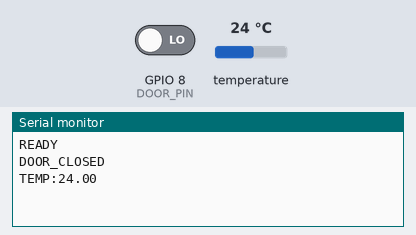
Recording of a sketch running on a simulated ESP32-S3. On the bench: the last lines printed to the serial monitor. The test bench sets the inputs (shaded band); at power-on: GPIO 8 (DOOR_PIN) LOW, temperature 24 °C.

Above: at 2.0 s.
2.1 s: GPIO 8 (DOOR_PIN) driven HIGH
At 3.4 s:
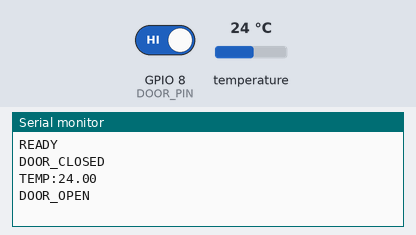
5.2 s: temperature set to 19 °C
At 7.7 s:
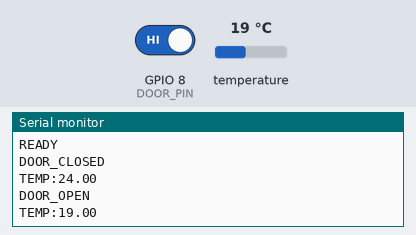

The sketch:

esp32-smart-fridge.ino
```cpp
#include <OneWire.h>
#include <DallasTemperature.h>

namespace {

constexpr uint8_t DOOR_PIN = 8;
constexpr uint8_t TEMPERATURE_PIN = 4;

constexpr unsigned long DOOR_DEBOUNCE_MS = 150;
constexpr unsigned long TEMPERATURE_INTERVAL_MS = 5000;
constexpr unsigned long TEMPERATURE_CONVERSION_MS = 750;


// ================================
// TEMPERATURA
// ================================

OneWire oneWire(TEMPERATURE_PIN);
DallasTemperature temperatureSensor(&oneWire);


// ================================
// PUERTA
// ================================

int closedElectricalLevel = LOW;
int stableDoorLevel = LOW;
int candidateDoorLevel = LOW;

unsigned long candidateSince = 0;


// ================================
// TEMPERATURA - CONTROL
// ================================

bool temperatureConversionPending = false;

unsigned long conversionStartedAt = 0;
unsigned long lastTemperatureRequestAt = 0;


// ================================
// CALIBRAR PUERTA CERRADA
// ================================

int calibrateClosedDoor() {

  int highCount = 0;
  int lowCount = 0;

  // Mantener la puerta CERRADA durante el arranque
  for (int i = 0; i < 30; i++) {

    int value = digitalRead(DOOR_PIN);

    if (value == HIGH) {
      highCount++;
    } else {
      lowCount++;
    }

    delay(10);
  }

  return (highCount > lowCount) ? HIGH : LOW;
}


// ================================
// ACTUALIZAR PUERTA
// ================================

void updateDoor(unsigned long now) {

  int currentLevel = digitalRead(DOOR_PIN);


  // Apareció un posible cambio
  if (currentLevel != candidateDoorLevel) {

    candidateDoorLevel = currentLevel;
    candidateSince = now;

    return;
  }


  // Ya estamos en ese estado
  if (candidateDoorLevel == stableDoorLevel) {
    return;
  }


  // Esperamos que permanezca estable 150 ms
  if (now - candidateSince < DOOR_DEBOUNCE_MS) {
    return;
  }


  // Cambio confirmado
  stableDoorLevel = candidateDoorLevel;


  if (stableDoorLevel == closedElectricalLevel) {

    Serial.println("DOOR_CLOSED");

  } else {

    Serial.println("DOOR_OPEN");
  }
}


// ================================
// ACTUALIZAR TEMPERATURA
// ================================

void updateTemperature(unsigned long now) {

  if (
    !temperatureConversionPending &&
    now - lastTemperatureRequestAt >= TEMPERATURE_INTERVAL_MS
  ) {

    temperatureSensor.requestTemperatures();

    temperatureConversionPending = true;

    conversionStartedAt = now;
    lastTemperatureRequestAt = now;
  }


  if (
    !temperatureConversionPending ||
    now - conversionStartedAt < TEMPERATURE_CONVERSION_MS
  ) {
    return;
  }


  temperatureConversionPending = false;

  float temperatureC =
    temperatureSensor.getTempCByIndex(0);


  if (
    temperatureC != DEVICE_DISCONNECTED_C &&
    temperatureC >= -55.0 &&
    temperatureC <= 125.0
  ) {

    Serial.print("TEMP:");
    Serial.println(temperatureC, 2);
  }
}

}


// ================================
// SETUP
// ================================

void setup() {

  Serial.begin(115200);

  // IMPORTANTE:
  // KY-025 usa su propia salida digital.
  pinMode(DOOR_PIN, INPUT);


  temperatureSensor.begin();

  temperatureSensor.setWaitForConversion(false);


  delay(500);


  // Debe arrancar con la puerta cerrada
  closedElectricalLevel = calibrateClosedDoor();

  stableDoorLevel = closedElectricalLevel;
  candidateDoorLevel = closedElectricalLevel;

  candidateSince = millis();


  lastTemperatureRequestAt =
    millis() - TEMPERATURE_INTERVAL_MS;


  Serial.println("READY");

  Serial.println("DOOR_CLOSED");
}


// ================================
// LOOP
// ================================

void loop() {

  unsigned long now = millis();

  updateDoor(now);

  updateTemperature(now);
}
```

Measured:
- after the input at 2.1 s, the serial monitor: prints a new line after 0.15 s (image 1)
- after the input at 5.2 s, the serial monitor: prints a new line after 1.4 s (image 2)
